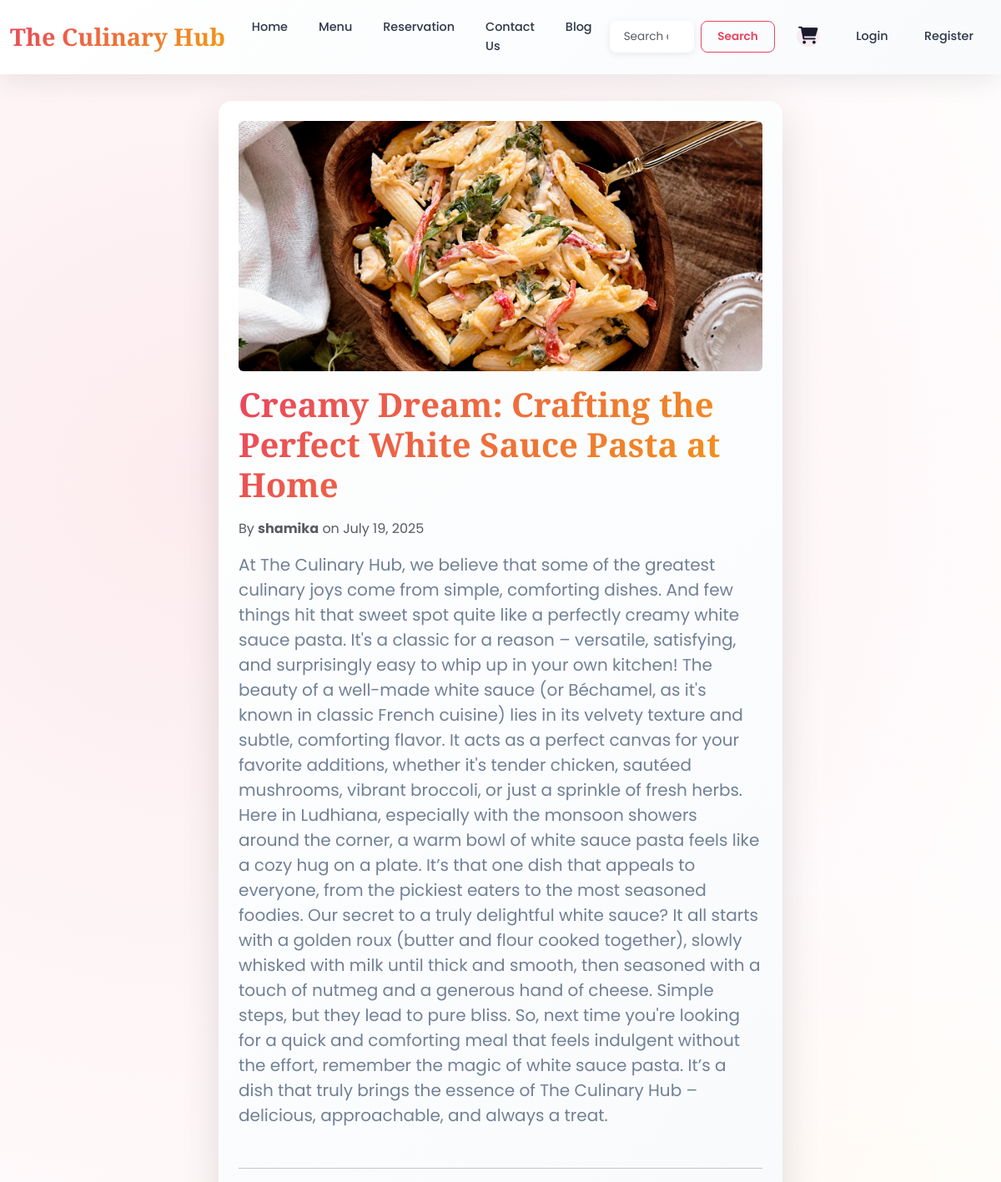
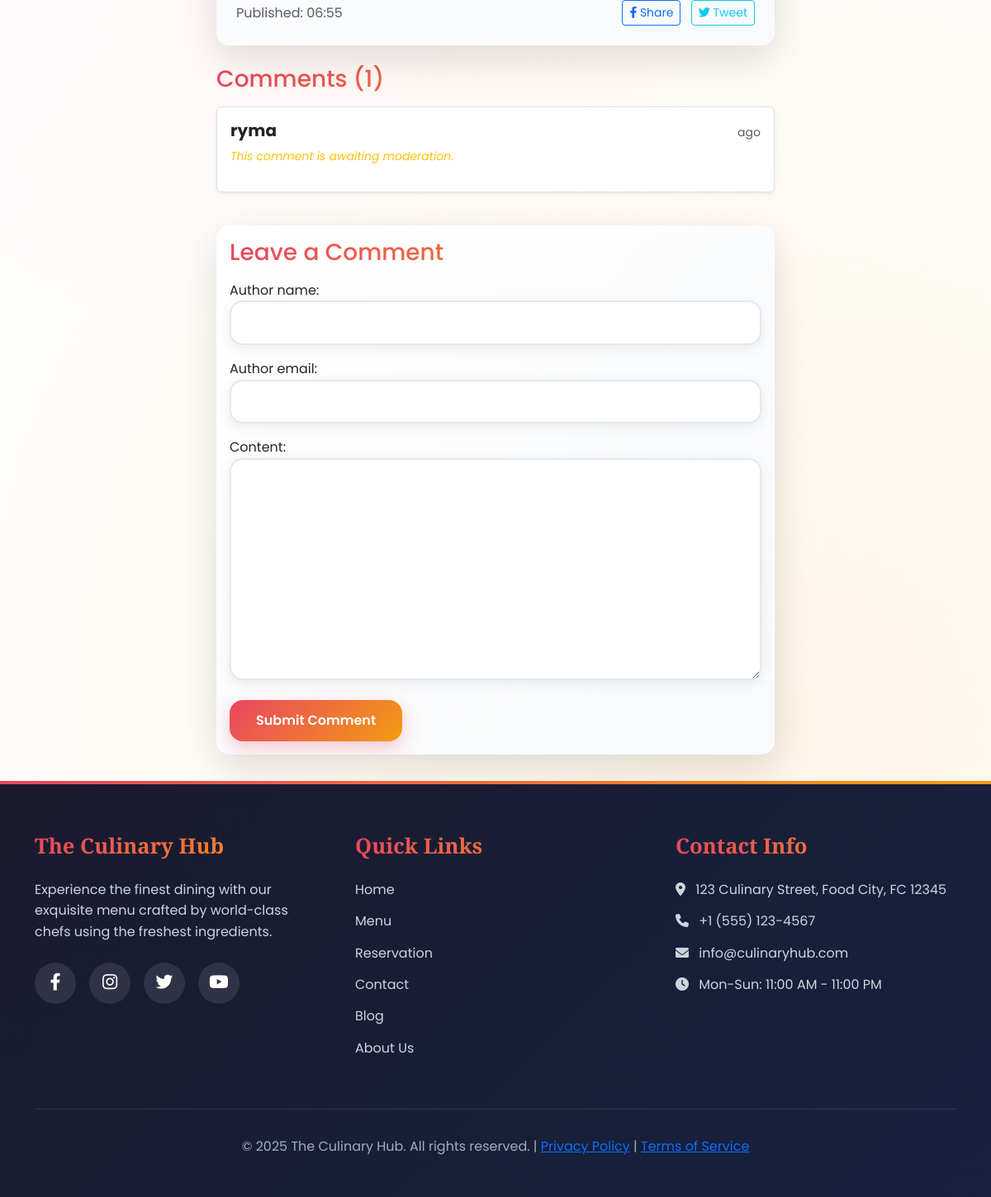
Screenshot of /blog/creamy-dream-crafting-the-perfect-white-sauce-pasta-at-home/ with the database file from the repository (2 pictures, top to bottom).
### home/models.py (models this page shows, shortened)
class BlogPost(models.Model):
    title = models.CharField(max_length=200)
    slug = models.SlugField(max_length=200, unique=True,
                            help_text="A short label for the URL, containing only letters, numbers, underscores or hyphens.")
    author = models.ForeignKey(User, on_delete=models.CASCADE, related_name='blog_posts')
    content = models.TextField()
    image = models.ImageField(upload_to='blog_images/', blank=True, null=True,
                              help_text="Optional: An image to display with the blog post.")
    published_date = models.DateTimeField(default=timezone.now)
    created_at = models.DateTimeField(auto_now_add=True)
    updated_at = models.DateTimeField(auto_now=True)
    is_published = models.BooleanField(default=False,
                                       help_text="Check to make the post public.")
    class Meta:
        ordering = ['-published_date']
        verbose_name = "Blog Post"
        verbose_name_plural = "Blog Posts"

class Comment(models.Model):
    post = models.ForeignKey(BlogPost, on_delete=models.CASCADE, related_name='comments')
    author_name = models.CharField(max_length=100) # For guests
    author_email = models.EmailField(blank=True, null=True) # For guests
    user = models.ForeignKey(User, on_delete=models.SET_NULL, null=True, blank=True,
                             help_text="Optional: Linked to a registered user if they are logged in.")
    content = models.TextField()
    created_at = models.DateTimeField(auto_now_add=True)
    is_approved = models.BooleanField(default=False,
                                      help_text="Admins can approve comments before they appear.")
    class Meta:
        ordering = ['created_at']

### home/views.py (the view)
# urls.py: path('blog/<slug:slug>/', views.blog_detail, name='blog_detail'),
def blog_detail(request, slug):
    post = get_object_or_404(BlogPost, slug=slug, is_published=True, published_date__lte=timezone.now())
    comments = post.comments.filter(is_approved=True)
    if request.method == 'POST':
        form = CommentForm(request.POST, user=request.user) # Pass user for pre-population
        if form.is_valid():
            new_comment = form.save(commit=False)
            new_comment.post = post
            if request.user.is_authenticated:
                new_comment.user = request.user
            new_comment.save()
            messages.success(request, "Your comment has been submitted and is awaiting approval!")
            return redirect('home:blog_detail', slug=post.slug)
        else:
            for field, errors in form.errors.items():
                for error in errors:
                    messages.error(request, f"Error in {field}: {error}")
    else:
        form = CommentForm(user=request.user) # Pass user for pre-population
    context = {
        'post': post,
        'comments': comments,
        'comment_form': form,
    }
    return render(request, 'home/blog_detail.html', context)

### home/forms.py
class CommentForm(forms.ModelForm):
    class Meta:
        model = Comment
        fields = ['author_name', 'author_email', 'content'] # User field will be set in view
    def __init__(self, *args, **kwargs):
        user = kwargs.pop('user', None) # Get user if passed
        super().__init__(*args, **kwargs)
        for field_name, field in self.fields.items():
            field.widget.attrs['class'] = 'form-control'
        if user and user.is_authenticated:
            self.fields['author_name'].initial = user.get_full_name() or user.username
            self.fields['author_email'].initial = user.email
            self.fields['author_name'].required = False
            self.fields['author_email'].required = False
        else:
            self.fields['author_name'].required = True

### home/templates/home/blog_detail.html (shortened to what this page needs)
{% extends 'base.html' %}
{% block content %}
<div class="container compact-container">
    <div class="row justify-content-center">
        <div class="col-lg-8 compact-column">
            <article class="card compact-card shadow-custom border-0 border-radius-custom">
                {% if post.image %}
                    <img src="{{ post.image.url }}" class="img-fluid rounded mb-3 blog-image" alt="{{ post.title }}">
                {% endif %}
                <h1 class="card-title display-5 fw-bold text-gradient compact-title">{{ post.title }}</h1>
                <p class="text-muted mb-3">
                    By <span class="fw-bold">{{ post.author.username }}</span> on {{ post.published_date|date:"F j, Y" }}
                </p>
                <div class="card-text fs-5 lh-base blog-content">
                    {{ post.content|safe }}
                </div>
                <hr class="my-3">
                <div class="d-flex justify-content-between align-items-center">
                    <p class="mb-0 text-muted">Published: {{ post.published_date|date:"H:i" }}</p>
                    <div>
                        <a href="#" class="btn btn-sm btn-outline-primary me-2"><i class="fab fa-facebook-f"></i> Share</a>
                        <a href="#" class="btn btn-sm btn-outline-info"><i class="fab fa-twitter"></i> Tweet</a>
                    </div>
                </div>
            </article>
            <div class="mt-4">
                <h3 class="mb-3 text-gradient">Comments ({{ comments.count }})</h3>
                {% if comments %}
                    <div class="list-group">
                        {% for comment in comments %}
                            <div class="list-group-item list-group-item-action compact-comment rounded shadow-sm">
                                <div class="d-flex w-100 justify-content-between align-items-baseline">
                                    <h5 class="mb-1 fw-bold">
                                        {% if comment.author_name %}
                                            {{ comment.author_name }}
                                        {% elif comment.user %}
                                            {{ comment.user.username }}
                                        {% else %}
                                            Anonymous
                                        {% endif %}
                                    </h5>
                                    <small class="text-muted">{{ comment.created_date|timesince }} ago</small>
                                </div>
                                {% if comment.approved_comment %}
                                {% else %}
                                    <p class="text-warning small fst-italic">This comment is awaiting moderation.</p>
                                {% endif %}
                            </div>
                        {% endfor %}
                    </div>
                {% else %}
                    <p class="text-muted">No comments yet. Be the first to comment!</p>
                {% endif %}
            </div>
            <div class="mt-4 card compact-comment-card shadow-custom border-0 border-radius-custom">
                <h3 class="mb-3 text-gradient">Leave a Comment</h3>
                <form method="post">
                    {% for field in comment_form %}
                        <div class="mb-3">
                            {{ field.label_tag }}
                            {{ field }}
                        </div>
                    {% endfor %}
                    <button type="submit" class="btn btn-primary mt-2">Submit Comment</button>
                </form>
            </div>
        </div>
    </div>
</div>
{% endblock content %}

### templates/base.html (style rules this page uses)
:root { --primary-color: #1a1a2e; --secondary-color: #16213e; --accent-color: #e94560; --accent-light: #f39c12; --text-dark: #2d3748; --text-light: #718096; --text-white: #ffffff; --bg-light: #f8fafc; --bg-card: #ffffff; --bg-dark: #0f0f23; --shadow-light: rgba(0, 0, 0, 0.08); --shadow-medium: rgba(0, 0, 0, 0.12); --shadow-heavy: rgba(0, 0, 0, 0.20); --border-radius: 16px; --border-radius-small: 8px; --transition: all 0.3s cubic-bezier(0.4, 0, 0.2, 1); --gradient-primary: linear-gradient(135deg, #1a1a2e 0%, #16213e 100%); --gradient-accent: linear-gradient(135deg, #e94560 0%, #f39c12 100%); --gradient-card: linear-gradient(135deg, #ffffff 0%, #f8fafc 100%); }
* { margin: 0; padding: 0; box-sizing: border-box; }
body { background: linear-gradient(135deg, #f8fafc 0%, #e2e8f0 100%); font-family: 'Poppins', sans-serif; line-height: 1.6; color: var(--text-dark); min-height: 100vh; overflow-x: hidden; }
.card, .chef-card { border-radius: var(--border-radius); border: none; box-shadow: 0 8px 32px var(--shadow-light); transition: var(--transition); background: var(--gradient-card); overflow: hidden; position: relative; }
.card::before { content: ''; position: absolute; top: 0; left: 0; right: 0; height: 4px; background: var(--gradient-accent); transform: scaleX(0); transition: var(--transition); }
.card-title { font-family: 'Playfair Display', serif; font-weight: 600; color: var(--primary-color); margin-bottom: 1rem; font-size: 1.3rem; }
.card-text { color: var(--text-light); line-height: 1.7; }
.btn-primary { background: var(--gradient-accent); border: none; border-radius: var(--border-radius); padding: 0.8rem 2rem; font-weight: 600; transition: var(--transition); box-shadow: 0 8px 24px rgba(233, 69, 96, 0.3); position: relative; overflow: hidden; }
.btn-primary::before { content: ''; position: absolute; top: 0; left: -100%; width: 100%; height: 100%; background: linear-gradient(90deg, transparent, rgba(255, 255, 255, 0.2), transparent); transition: var(--transition); }
.form-control { border-radius: var(--border-radius); border: 2px solid #e2e8f0; padding: 0.8rem 1.2rem; transition: var(--transition); box-shadow: 0 4px 16px var(--shadow-light); background: var(--bg-card); }
.text-gradient { background: var(--gradient-accent); -webkit-background-clip: text; -webkit-text-fill-color: transparent; background-clip: text; }
.shadow-custom { box-shadow: 0 16px 48px var(--shadow-medium) !important; }
.border-radius-custom { border-radius: var(--border-radius) !important; }
.bg-pattern { background-image: radial-gradient(circle at 20% 20%, rgba(233, 69, 96, 0.1) 0%, transparent 50%), radial-gradient(circle at 80% 80%, rgba(243, 156, 18, 0.1) 0%, transparent 50%); }

### home/templates/home/blog_detail.html (style rules this page uses)
.compact-card { padding: 1.5rem !important; }
.compact-comment-card { padding: 1rem !important; }
.blog-image { max-height: 300px !important; object-fit: cover; width: 100%; }
.blog-content { margin-bottom: 2rem !important; }
.compact-title { margin-bottom: 1rem !important; font-size: 2.5rem !important; }
.compact-comment { padding: 1rem !important; margin-bottom: 1rem !important; }
.compact-container { margin-top: 2rem !important; margin-bottom: 2rem !important; }
@media (min-width: 992px) { .compact-column { max-width: 700px; } }

### rows the page displays
BlogPost: image (picture), title "Creamy Dream: Crafting the Perfect White Sauce Pasta at Home", author.username "shamika", published_date "July 19, 2025", content "At The Culinary Hub, we believe that some of the greatest culinary joys come from simple, comforting dishes. And few things hit that sweet spot quite like a perfectly creamy white sauce pasta. It's a classic for a reason – versatile, satisfying, and surprisingly easy to whip up in your own kitchen! The beauty of a well-made white sauce (or Béchamel, as it's known in classic French cuisine) lies in its velvety texture and subtle, comforting flavor. It acts as a perfect canvas for your favorite additions, whether it's tender chicken, sautéed mushrooms, vibrant broccoli, or just a sprinkle of fresh herbs. Here in Ludhiana, especially with the monsoon showers around the corner, a warm bowl of…", published_date "06:55"
Comment: author_name "ryma"

### other values shown
{{ comments.count }} "1"
{{ field.label_tag }} "Author name:" "Author email:" "Content:"
